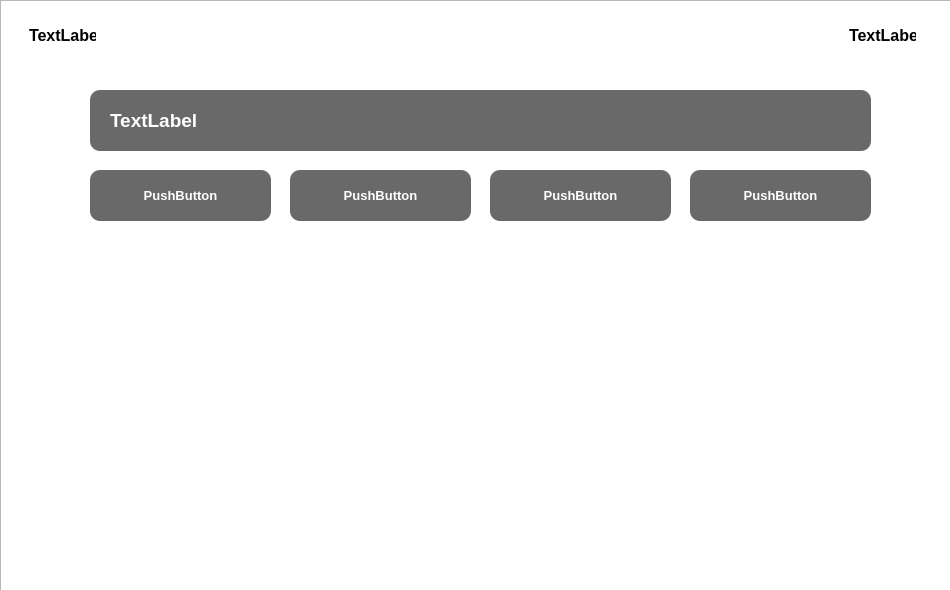
<?xml version="1.0" encoding="UTF-8"?>
<ui version="4.0">
 <class>EscenaHistoria</class>
 <widget class="QDialog" name="EscenaHistoria">
  <property name="geometry">
   <rect>
    <x>0</x>
    <y>0</y>
    <width>950</width>
    <height>590</height>
   </rect>
  </property>
  <property name="windowTitle">
   <string>Dialog</string>
  </property>
  <widget class="QGraphicsView" name="graphicsViewHistoria">
   <property name="geometry">
    <rect>
     <x>0</x>
     <y>0</y>
     <width>951</width>
     <height>591</height>
    </rect>
   </property>
  </widget>
  <widget class="QLabel" name="lbPregunta">
   <property name="geometry">
    <rect>
     <x>90</x>
     <y>90</y>
     <width>781</width>
     <height>61</height>
    </rect>
   </property>
   <property name="styleSheet">
    <string notr="true">QLabel {
    background-color: rgba(0, 0, 0, 150); /* fondo negro translúcido */
    color: white;                         /* texto blanco */
    font-family: &quot;Segoe UI&quot;;              /* tipo de fuente */
    font-size: 14pt;                      /* tamaño de texto */
    font-weight: bold;                    /* texto más marcado */
    border-radius: 10px;                  /* bordes suaves */
    padding: 8px 15px;                    /* espacio interno */
    qproperty-alignment: 'AlignCenter';   /* centra el texto */
}
</string>
   </property>
   <property name="text">
    <string>TextLabel</string>
   </property>
  </widget>
  <widget class="QPushButton" name="bnOpcionA">
   <property name="geometry">
    <rect>
     <x>90</x>
     <y>170</y>
     <width>181</width>
     <height>51</height>
    </rect>
   </property>
   <property name="styleSheet">
    <string notr="true">QPushButton{
    background-color: rgba(0, 0, 0, 150); /* fondo negro translúcido */
    color: white;                         /* texto blanco */
    font-family: &quot;Segoe UI&quot;;              /* tipo de fuente */
    font-size: 10pt;     
  font-weight: bold;                    /* tamaño de texto */
    border-radius: 10px;                  /* bordes suaves */
    padding: 8px 15px;                    /* espacio interno */
    qproperty-alignment: 'AlignCenter';   /* centra el texto */
}
</string>
   </property>
   <property name="text">
    <string>PushButton</string>
   </property>
  </widget>
  <widget class="QPushButton" name="bnOpcionB">
   <property name="geometry">
    <rect>
     <x>290</x>
     <y>170</y>
     <width>181</width>
     <height>51</height>
    </rect>
   </property>
   <property name="styleSheet">
    <string notr="true">QPushButton{
    background-color: rgba(0, 0, 0, 150); /* fondo negro translúcido */
    color: white;                         /* texto blanco */
    font-family: &quot;Segoe UI&quot;;              /* tipo de fuente */
    font-size: 10pt;    
  font-weight: bold;                    /* tamaño de texto */
    border-radius: 10px;                  /* bordes suaves */
    padding: 8px 15px;                    /* espacio interno */
    qproperty-alignment: 'AlignCenter';   /* centra el texto */
}
</string>
   </property>
   <property name="text">
    <string>PushButton</string>
   </property>
  </widget>
  <widget class="QPushButton" name="bnOpcionC">
   <property name="geometry">
    <rect>
     <x>490</x>
     <y>170</y>
     <width>181</width>
     <height>51</height>
    </rect>
   </property>
   <property name="styleSheet">
    <string notr="true">QPushButton{
    background-color: rgba(0, 0, 0, 150); /* fondo negro translúcido */
    color: white;                         /* texto blanco */
    font-family: &quot;Segoe UI&quot;;              /* tipo de fuente */
    font-size: 10pt;    
  font-weight: bold;                     /* tamaño de texto */
    border-radius: 10px;                  /* bordes suaves */
    padding: 8px 15px;                    /* espacio interno */
    qproperty-alignment: 'AlignCenter';   /* centra el texto */
}
</string>
   </property>
   <property name="text">
    <string>PushButton</string>
   </property>
  </widget>
  <widget class="QPushButton" name="bnOpcionD">
   <property name="geometry">
    <rect>
     <x>690</x>
     <y>170</y>
     <width>181</width>
     <height>51</height>
    </rect>
   </property>
   <property name="styleSheet">
    <string notr="true">QPushButton{
    background-color: rgba(0, 0, 0, 150); /* fondo negro translúcido */
    color: white;                         /* texto blanco */
    font-family: &quot;Segoe UI&quot;;              /* tipo de fuente */
    font-size: 10pt;      
  font-weight: bold;                   /* tamaño de texto */
    border-radius: 10px;                  /* bordes suaves */
    padding: 8px 15px;                    /* espacio interno */
    qproperty-alignment: 'AlignCenter';   /* centra el texto */
}
</string>
   </property>
   <property name="text">
    <string>PushButton</string>
   </property>
  </widget>
  <widget class="QLabel" name="lbTiempo">
   <property name="geometry">
    <rect>
     <x>10</x>
     <y>10</y>
     <width>101</width>
     <height>51</height>
    </rect>
   </property>
   <property name="styleSheet">
    <string notr="true">QLabel {
    background-color: rgba(255, 255, 255, 180);  /* fondo blanco semi-transparente */
    color: black;                                /* texto negro */
    font-family: &quot;Segoe UI&quot;;                     /* tipo de fuente */
    font-size: 12pt;                             /* tamaño de texto */
    font-weight: bold;                           /* texto más marcado */
    border-radius: 10px;                         /* bordes redondeados */
    padding: 8px 15px;                           /* espacio interno */
    qproperty-alignment: 'AlignCenter';          /* centra el texto */
}

</string>
   </property>
   <property name="text">
    <string>TextLabel</string>
   </property>
  </widget>
  <widget class="QLabel" name="lbCantidad">
   <property name="geometry">
    <rect>
     <x>830</x>
     <y>10</y>
     <width>101</width>
     <height>51</height>
    </rect>
   </property>
   <property name="styleSheet">
    <string notr="true">QLabel {
    background-color: rgba(255, 255, 255, 180);  /* fondo blanco semi-transparente */
    color: black;                                /* texto negro */
    font-family: &quot;Segoe UI&quot;;                     /* tipo de fuente */
    font-size: 12pt;                             /* tamaño de texto */
    font-weight: bold;                           /* texto más marcado */
    border-radius: 10px;                         /* bordes redondeados */
    padding: 8px 15px;                           /* espacio interno */
    qproperty-alignment: 'AlignCenter';          /* centra el texto */
}

</string>
   </property>
   <property name="text">
    <string>TextLabel</string>
   </property>
  </widget>
 </widget>
 <resources/>
 <connections/>
</ui>
